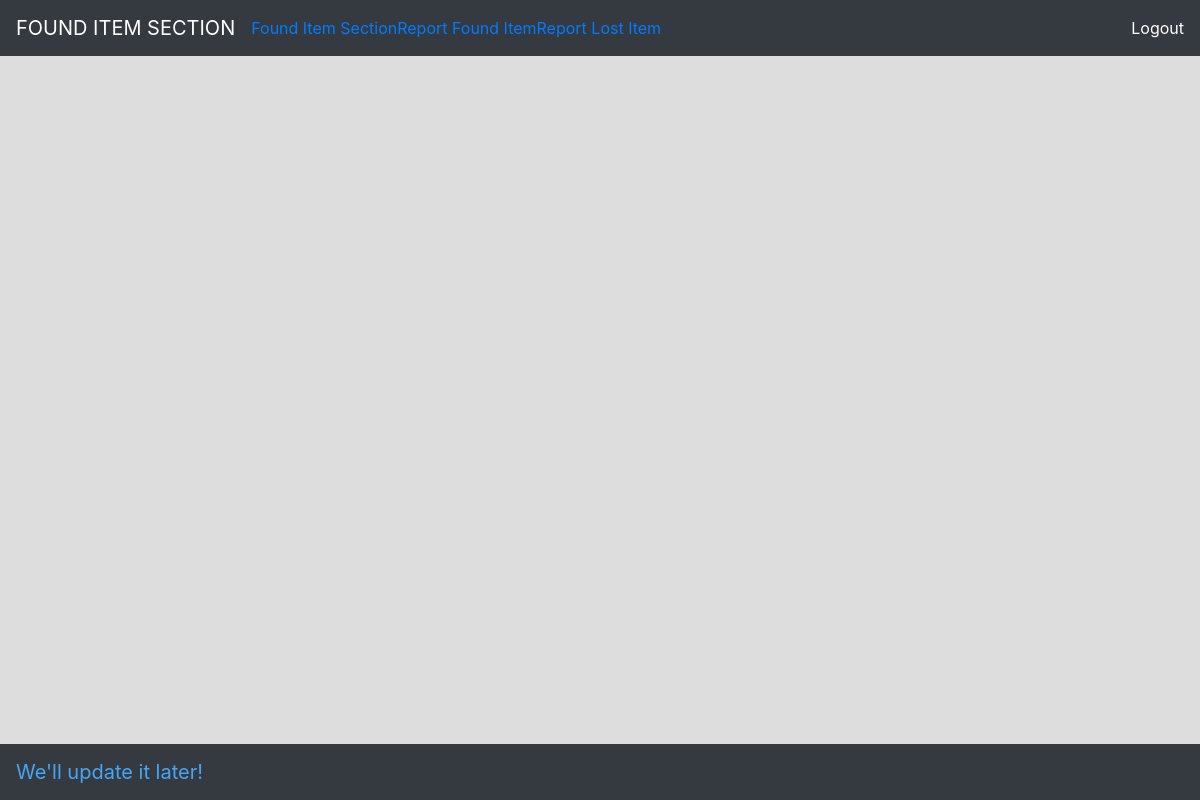
Before: /founditem/ (signed in) with the older database file.
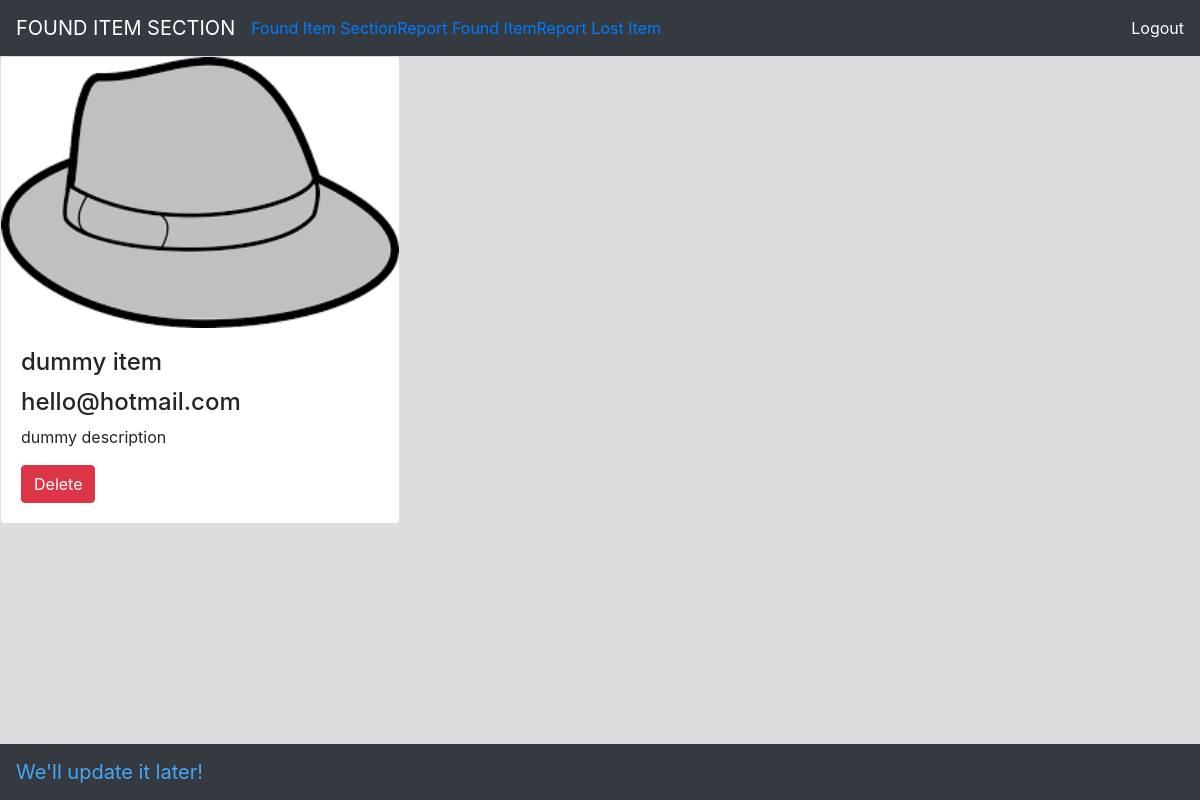
After: the same page with the newer database file.
### lostfound/models.py (models this page shows, shortened)
class FoundItem(models.Model):
    itemname = models.CharField(max_length=100, verbose_name = "Item Name", )
    itemimage = models.ImageField(upload_to='media',verbose_name = "ITEM IMAGE", null=True, blank=True)
    itemdescription = models.CharField(max_length=2000,verbose_name = "Item Description", null=True, blank=True)
    iteamfoundlocation = models.CharField(max_length=200, verbose_name = "Location Found",null=True, blank=True,)
    founderemail = models.EmailField(max_length=200,verbose_name = "Founder's Email", null=False)
    timecreated = models.DateTimeField(auto_now=True, verbose_name = "Time Created",)
    date = models.DateField(auto_now_add=True,verbose_name = "Date", blank=True, null=True)
    class Meta:
        ordering = ('-timecreated',)

### lostfound/views.py (the view)
# urls.py: path('founditem/', views.founditemlist, name='founditemlist'),
def founditemlist(request):
    founditem = FoundItem.objects.all()
    context = {'founditem':founditem}
    return render(request, 'lostfound/founditem_list.html', context)

### lostfound/templates/lostfound/founditem_list.html
{% extends 'lostfound/index.html' %}
{% block name %}
<a href="/" class="navbar-brand">FOUND ITEM SECTION</a>
{%endblock%}
{%block body%}
{% for found in founditem%}
<div class="card" style="width:400px">
  <img class="card-img-top" src="{{found.itemimage.url}}">
  <div class="card-body">
    <h4 class="card-title">{{found.itemname}}</h4>
    <h4>{{found.founderemail}}</h4>
    <p class="card-text">{{found.itemdescription}}</p>
    {% if request.user.is_authenticated %}
    <a href="{% url 'deletefounditem' found.id %}" class="btn btn-danger">Delete</a>
    {% else %}
    <a href="{% url 'login_alert' %}" class="btn btn-danger">Delete</a>
    {% endif %}
  </div>
</div>
  {% endfor%}
  {%endblock%}

Changed rows visible on the page:
added FoundItem: itemimage (picture), itemname "dummy item", founderemail "hello@hotmail.com", itemdescription "dummy description"
